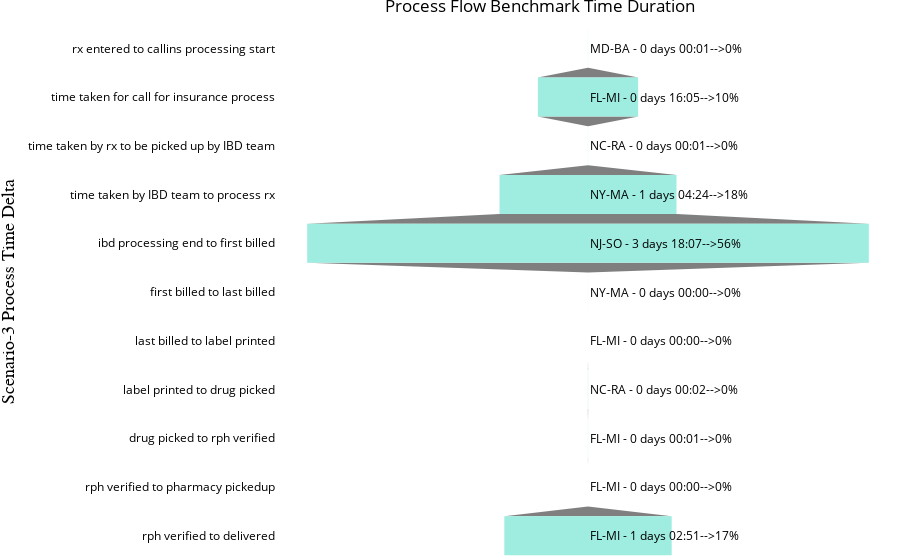

The cell this chart's notebook holds for it:
### Code cell
fig = make_subplots()
fig.layout.coloraxis.colorbar.title = 'another title'

fig.add_trace(
    go.Funnel(
    y = variable_names,
    x = values_to_be_used,showlegend=False,
    textposition='none',
        #name='Continous Process',
        marker = {"color": [green_color, green_color, green_color, green_color, green_color,\
                           green_color, green_color, green_color,green_color,green_color, green_color,green_color]}))


for i,y,k in zip(variable_names,annotation_names,per_annot):
    fig.add_annotation(y=i,xanchor='left',
                text=y+'-->'+str(k)+'%',align='right',showarrow=False)

fig.update_layout(margin={"r":0,"t":24,"l":0,"b":0},paper_bgcolor='rgb(255,255,255)',plot_bgcolor='rgba(0,0,0,0)',
                  title={'text':'Process Flow Benchmark Time Duration','xanchor': 'center','x':0.6,
},font=dict(color='black'),
                  
xaxis=dict(
    title='x Axis',
    titlefont=dict(
        family='Arial',
        size=18,
        color='black'
    )
),
yaxis=dict(
    title='Scenario-3 Process Time Delta',
    titlefont=dict(
        family='Arial',
        size=18,
        color='black'
    )
))


fig.write_image(output_distribution_sce_3+"Scenario_3_min_refill.png") #pip install -U kaleido & restart jupyter

fig.show()

### Figure 1 — Plotly figure (JSON) as saved in the notebook; plotly's stock layout.template omitted (floating-point values rounded to 4 significant figures)
{"data": [{"marker": {"color": ["#9EEDE0", "#9EEDE0", "#9EEDE0", "#9EEDE0", "#9EEDE0", "#9EEDE0", "#9EEDE0", "#9EEDE0", "#9EEDE0", "#9EEDE0", "#9EEDE0", "#9EEDE0"]}, "showlegend": false, "textposition": "none", "type": "funnel", "x": [67000000000, 57944000000000, 65000000000, 102244000000000, 324470000000000, 27000000000, 1000000000, 124000000000, 80000000000, 0, 96700000000000], "y": ["rx entered to callins processing start", "time taken for call for insurance process", "time taken by rx to be picked up by IBD team", "time taken by IBD team to process rx", "ibd processing end to first billed", "first billed to last billed", "last billed to label printed", "label printed to drug picked", "drug picked to rph verified", "rph verified to pharmacy pickedup", "rph verified to delivered"]}], "layout": {"annotations": [{"align": "right", "showarrow": false, "text": "MD-BA - 0 days 00:01-->0%", "xanchor": "left", "y": "rx entered to callins processing start"}, {"align": "right", "showarrow": false, "text": "FL-MI - 0 days 16:05-->10%", "xanchor": "left", "y": "time taken for call for insurance process"}, {"align": "right", "showarrow": false, "text": "NC-RA - 0 days 00:01-->0%", "xanchor": "left", "y": "time taken by rx to be picked up by IBD team"}, {"align": "right", "showarrow": false, "text": "NY-MA - 1 days 04:24-->18%", "xanchor": "left", "y": "time taken by IBD team to process rx"}, {"align": "right", "showarrow": false, "text": "NJ-SO - 3 days 18:07-->56%", "xanchor": "left", "y": "ibd processing end to first billed"}, {"align": "right", "showarrow": false, "text": "NY-MA - 0 days 00:00-->0%", "xanchor": "left", "y": "first billed to last billed"}, {"align": "right", "showarrow": false, "text": "FL-MI - 0 days 00:00-->0%", "xanchor": "left", "y": "last billed to label printed"}, {"align": "right", "showarrow": false, "text": "NC-RA - 0 days 00:02-->0%", "xanchor": "left", "y": "label printed to drug picked"}, {"align": "right", "showarrow": false, "text": "FL-MI - 0 days 00:01-->0%", "xanchor": "left", "y": "drug picked to rph verified"}, {"align": "right", "showarrow": false, "text": "FL-MI - 0 days 00:00-->0%", "xanchor": "left", "y": "rph verified to pharmacy pickedup"}, {"align": "right", "showarrow": false, "text": "FL-MI - 1 days 02:51-->17%", "xanchor": "left", "y": "rph verified to delivered"}], "coloraxis": {"colorbar": {"title": {"text": "another title"}}}, "font": {"color": "black"}, "margin": {"b": 0, "l": 0, "r": 0, "t": 24}, "paper_bgcolor": "rgb(255,255,255)", "plot_bgcolor": "rgba(0,0,0,0)", "title": {"text": "Process Flow Benchmark Time Duration", "x": 0.6, "xanchor": "center"}, "xaxis": {"anchor": "y", "domain": [0, 1], "title": {"font": {"color": "black", "family": "Arial", "size": 18}, "text": "x Axis"}}, "yaxis": {"anchor": "x", "domain": [0, 1], "title": {"font": {"color": "black", "family": "Arial", "size": 18}, "text": "Scenario-3 Process Time Delta"}}}}
